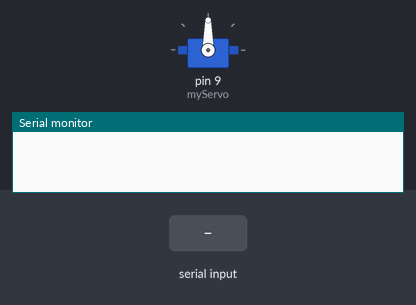
This sketch was run on a simulated Arduino Uno, built with avr-gcc and run on an emulated ATmega328P. On the bench: servo, the last lines printed to the serial monitor. The inputs (shaded band) are chosen by the test bench.

Above: at 1.2 s.
1.3 s: "90,45\n" received over Serial
At 2.5 s:
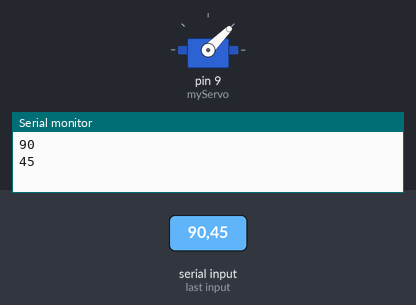
2.8 s: "30,150\n" received over Serial
At 3.8 s:
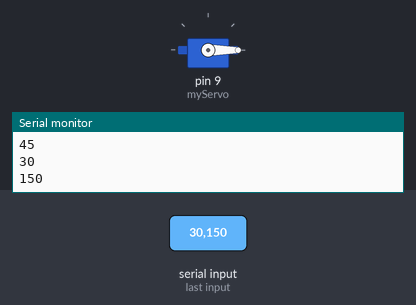
Timing chart, 0 to 5.8 s (numbered marks = the images above; inputs shaded):
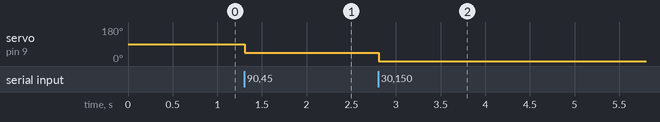

The sketch:

3.ino
```cpp
#include <Servo.h>

Servo myServo;

void setup() {
  // put your setup code here, to run once:
  myServo.attach(9);
  Serial.begin(9600);
  Serial.setTimeout(100000);
}

void loop() {
  // put your main code here, to run repeatedly:
  if (Serial.available() > 0) {
    int entry = Serial.parseInt();
    Serial.println(entry);
    myServo.write(-1 * entry + 90);
  }
}
```

Measured:
- after the input at 1.3 s, servo on pin 9 (myServo): 90° → 45° at once
- after the input at 2.8 s, servo on pin 9 (myServo): 45° → 0° at once
